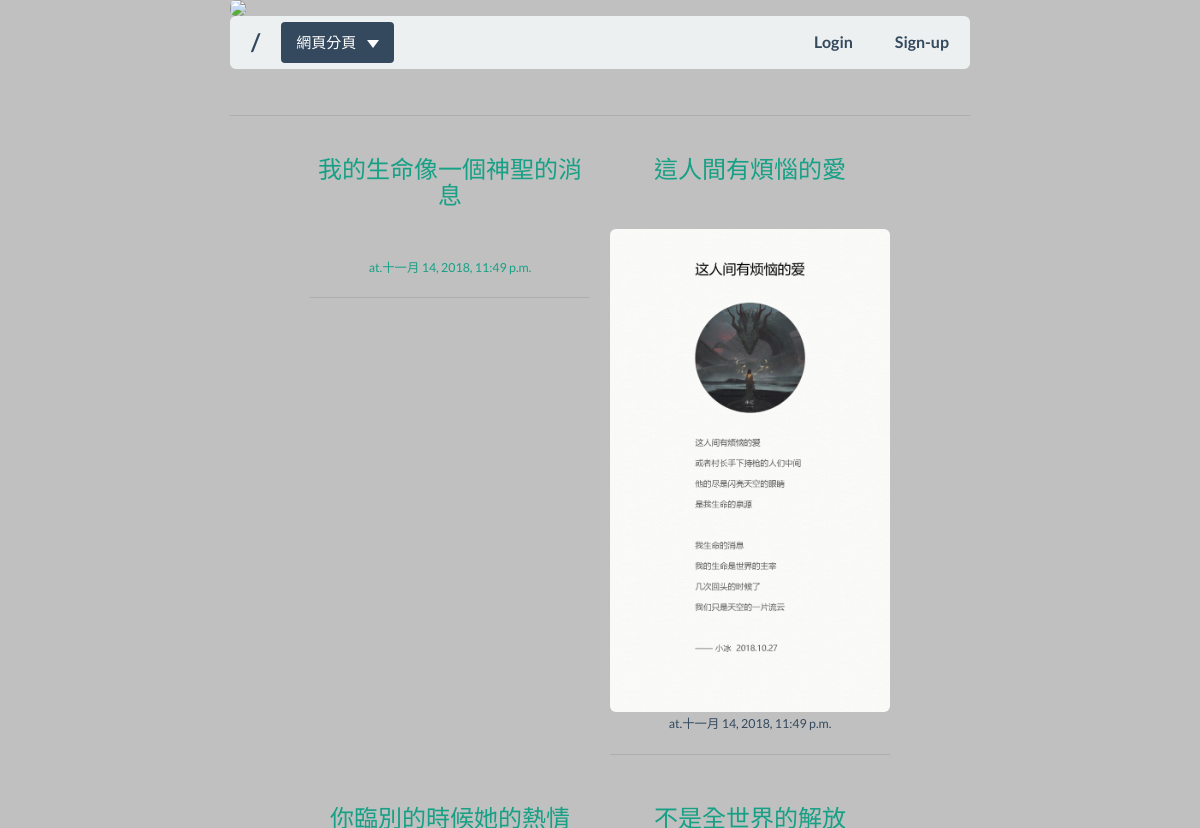
Before: / (upper part) with the older database file.
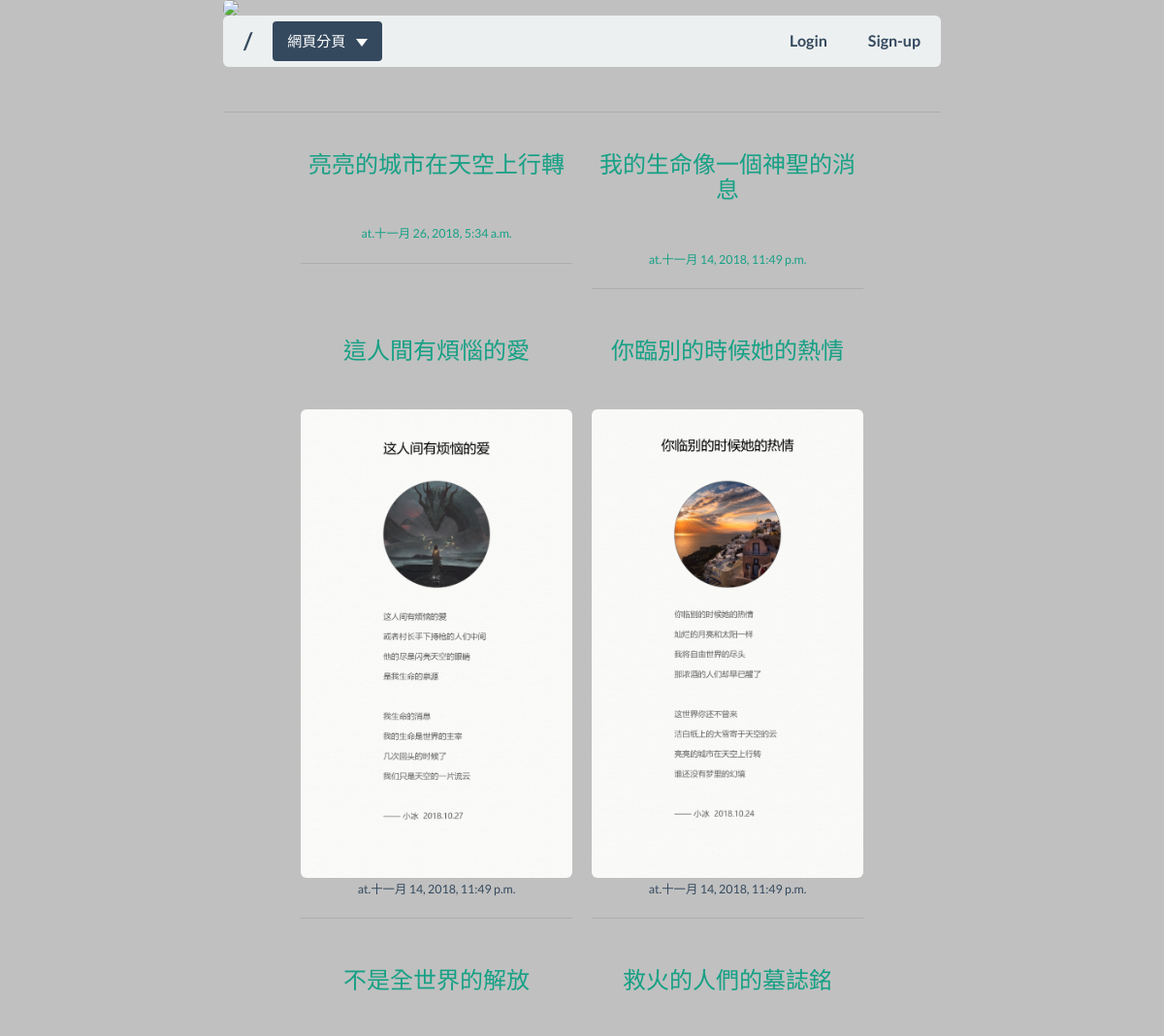
After: the same page with the newer database file.
### blog/models.py (models this page shows, shortened)
class Post(models.Model):
    author = models.CharField('作者',max_length = 200 ,editable = False )
    title = models.CharField('標題' ,max_length = 200 )
    slug = models.SlugField('網址' ,unique = True ,editable = False )
    context = models.TextField('文章內容' )
    publish_time = models.DateTimeField('發布時間' ,auto_now_add = True )
    edited_time = models.DateTimeField('修改時間' ,auto_now = True )
    def rename(instance,filename):
        ext = filename.split('.')[-1]
        return '{0}/{1}.{2}'.format('post/side',instance.slug,ext)
    image = models.ImageField('側邊圖片',upload_to=rename,blank=True )

### blog/views.py (the view)
# urls.py: path('', ShowIndex),
def ShowIndex(request):
    posts = Post.objects.all().order_by('-publish_time')
    return render_to_response('Index.html',locals())

### templates/Index.html (shortened to what this page needs)
{% extends 'Base.html' %}
{% block index %}
    {% for post in posts %}
        <div class='fx_index'>
            <a href='/post/{{ post.slug }}'><h6>{{ post.title }}</h6><br>
            {% if post.image %}
                <img class='img-rounded' src="{{ post.image.url }}" ></a><br>
            {% endif %}
            <small><small>at.{{ post.publish_time }}</small></small>
            <hr>
        </div>
    {% endfor %}
{% endblock index %}

Changed rows visible on the page:
added Post: title "亮亮的城市在天空上行轉", publish_time "十一月 26, 2018, 5:34 a.m."
now on this page (row unchanged): Post: title "你臨別的時候她的熱情", image (picture), publish_time "十一月 14, 2018, 11:49 p.m."
now on this page (row unchanged): Post: title "不是全世界的解放"
now on this page (row unchanged): Post: title "救火的人們的墓誌銘"
